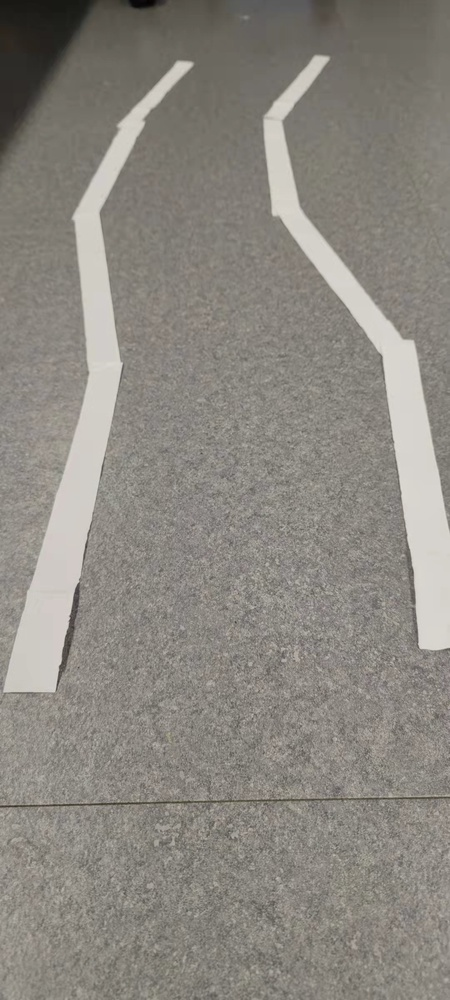
#> input picture car/detect/image/a_test.jpeg, 450 x 1000 px, shrunk from 1080 x 2400 before the run
$ python lane_detect.py
#> lines starting #> are read from the running program, lines starting #| are printed output that depends on the picture; after the words box and inside, x2 and y2 are one past the last pixel; in counts of white or black regions, pixels touching at a corner belong together
#> in main, img is the input picture: shape (1000, 450, 3); mean B, G, R 128, 135.1, 139
import numpy as np
import cv2
import matplotlib.pyplot as plt
import time


def canny(image):
    gray = cv2.cvtColor(image, cv2.COLOR_BGR2GRAY)
    cv2.imwrite('./image/gray.jpg', gray)

    blur = cv2.GaussianBlur(gray, (17, 17), 0)
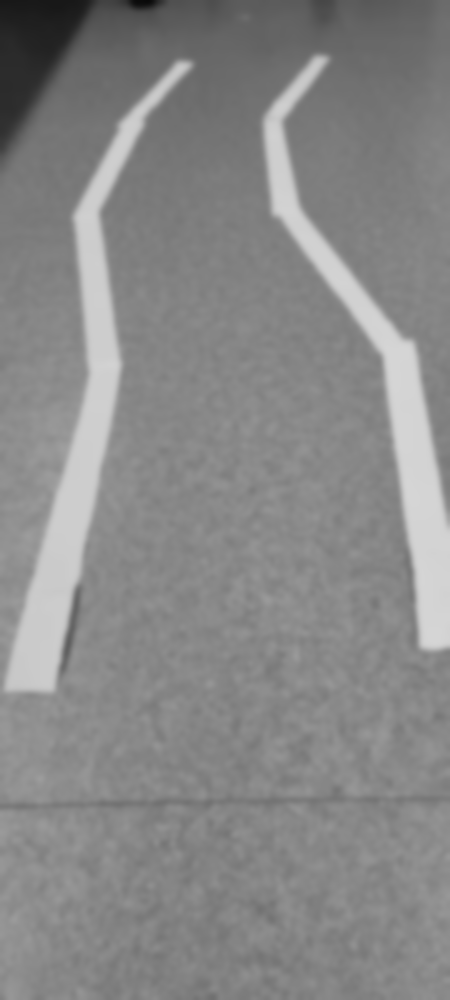
#> blur: shape (1000, 450); min 9, max 213, mean 135.4
    cv2.imwrite('./image/blur.jpg', blur)

    ret, binary = cv2.threshold(blur, 180, 255, cv2.THRESH_BINARY)
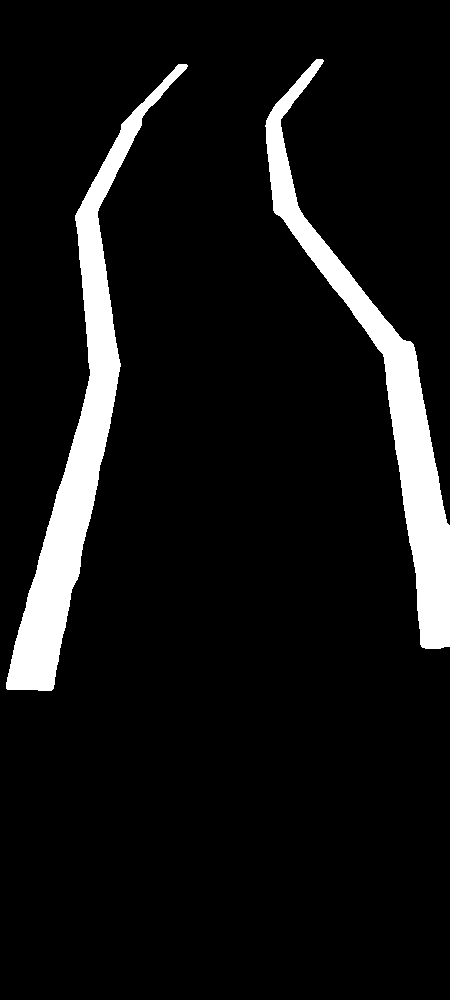
#> binary: shape (1000, 450); 8.2% white; 2 white regions, box (x1, y1, x2, y2) and area: (6, 64, 188, 691) 19381, (265, 59, 450, 649) 17410
    cv2.imwrite('./image/binary.jpg', binary)

    can = cv2.Canny(binary, 50, 150)
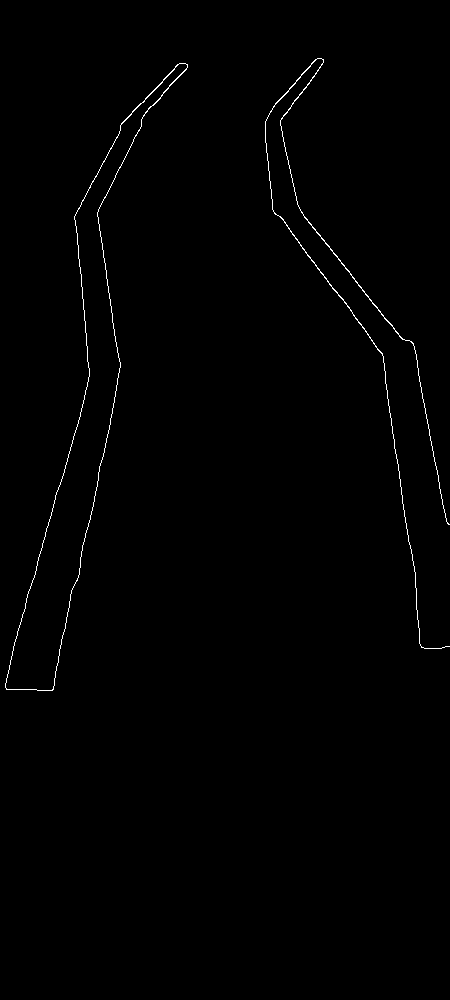
#> can: shape (1000, 450); 0.6% white in thin lines or dots, all inside (x1, y1, x2, y2) = (5, 58, 450, 691)
    cv2.imwrite('./image/canny.jpg', can)

    plt.imshow(can)
    plt.show()


def region_of_interest(image):
    return image


def hough_transform(image):
    rho = 1
    theta = np.pi / 180
    threshold = 15
    min_line_len = 40
    max_line_gap = 20
    lines = cv2.HoughLinesP(image, rho, theta, threshold, minLineLength=min_line_len, maxLineGap=max_line_gap)

    print(f'lines: {lines}')

    # cv2.imwrite('./image/hough.jpg', lines)
    return lines


def main():
    img = cv2.imread('./image/a_test.jpeg')
    lane_image = np.copy(img)

    can = canny(lane_image)

    roi = region_of_interest(can)

    hough = hough_transform(roi)


if __name__ == '__main__':
    main()
